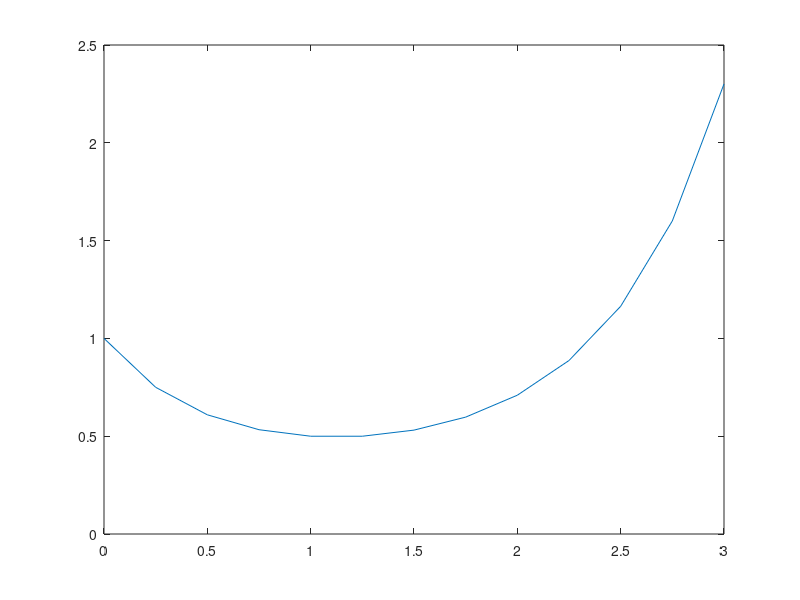

Here is the MATLAB script that generated this plot:
% this script implements Euler's method for the problem y'= f(t,y)
% below. The time values are stored in the vector t with corresponding y 
% values stored in vector y_euler.

clear all

N=12; % choose number of Euler steps

% set start and end times for the problem
endtime = 3;
starttime = 0;
initial_condition = 1; % this should be y(starttime) for the problem

% RHS function (set to an example y'=y+t)
f=@(t,y) (t-1)*y;

% define the step size h
h=(endtime-starttime)/N;

% now set the first elements of y_euler and t equal to their starting values
y_euler(1)=initial_condition;
t(1)=starttime;

% this loop implements the Euler method described in class

for k=1:N
    t(k+1)=t(k)+h;
    y_euler(k+1)=y_euler(k)+h*f(t(k),y_euler(k));
end


% now plot the solution

plot(t,y_euler)

hold on

